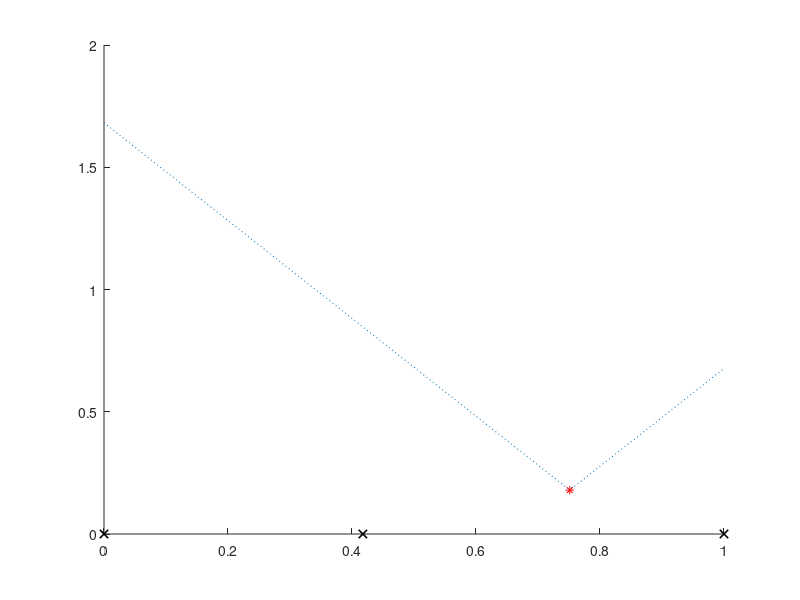

MATLAB code for this plot: (Note: this script raises an error after producing the figure.)
clear all;
close all;
% domain of the problem is x=[0,1], with sensors at positions x=0,1 and one
% random position in between. The event occurs within x=[0,1].

% The goal is to determine the location of the event.

% We know: 
% - the time the 3 sensors receive a signal.
% - the signal created propagates in both directions (x and -x)
% We do not know:
% -  the propagation velocity of the signal created
% 

% Method: 
% - create an ensemble of events randomly scatterred around the domain (random initial guess).
% - calculate what time these events should reach the sensors.
% - compare measured arrival time (ym) with predicted arrival time (y_pred) for each
% ensemble member
% - calculate kalman gain based on ensemble.
% - update [time, pos, vel] based on gain for each member
% - repeat untill the error: ym - y_pred is minimized.

%% Set parameters
makePlot = true;
%Simulation parameters
nev = 1; nsen = 3; % Please don't try this with >1 event, the code needs to be modified.
ndim = 2;
%Random event
zt= rand(nev,ndim); %true location and time of event, between 0 an 1
%sensor placement
s = [0 (rand-0.5)/4+0.5 1]; % sensor on each edge and one somewhere in between.
%velocity model
v = 0.5; % universal velocity for all events (only 1 now)
% random noise -- 1\%
sig = 0.01;
%arrival
y=abs(zt(:,1)-s)/v+zt(:,2)+randn(nev,nsen)*sig; % arrival time at each sensor
disp(y)

xvec = linspace(0,1,100);

% plot locations sensors and true event
figure;
hold on
plot(s,zeros(3),'kx')
plot(zt(1),zt(2),'r*')
plot(xvec,abs(xvec-zt(1))/v+zt(2),':')
xline(s,'--')
xlim([-0.1 1.1])
ylim([0 1.1])
title('sensor locations and true event')
xlabel('x')
ylabel('t')

%% Ensemble method to find event
% Estimation 
% estimate number of ensemble members to use
nens = nsen*nev*ndim/sqrt(sig); % This is a kludge

z = [rand(nev,ndim,nens)]; % create ensemble of events randomly scattered around the domain in time and position.
vens=rand(1,nens); % also give them all their own random velocity, as we assume the velocity is unknown.
esprev = 0; %  initialize variance over the ensemble
des = inf; % initialize error, delta_e sample
jj = 1;

if(makePlot==true)
    figure;
    hold on
    plot(s,zeros(3),'kx')
    plot(zt(1),zt(2),'r*')
    xline(s,'--')
    xlim([-0.1 1.1])
    ylim([0 1.1])
    title('true event and ensemble')
    xlabel('x')
    ylabel('t')
    aa = axis;
end
    

while(jj<100 && max(abs(des))>1e-4) % need better convergence criterion. Now: loop for maximum 100, and while error is higher than 1e-4
   if(makePlot==true)
         z_pos = reshape(z(1,1,:),1,[]);
         z_time = reshape(z(1,2,:),1,[]);
         plot(z_pos, z_time,'.b')
         axis(aa)
         pause(1)
         drawnow
    end
    Z = [reshape(z,[nev*ndim nens]);vens]; % 3x60 matrix, for each ensemble member have: [pos, time, velocity]
    dZ = Z - mean(Z,2); % subtract ensemble mean
    
    Yh = ttModel(z,vens,s); % Arrival time at each sensor for each ensemble member using a model for propagation ( so size is 3xnens)
    dYh = Yh - mean(Yh,2); % subtract ensemble mean
    
    Czy = (dZ*dYh')/(nens -1 ); % Cross variance dZ and dY (3x3 matrix)
    Cyy  = cov(Yh');  %(3x3 matrix)
    
    G = Czy*pinv(Cyy + sig^2*eye(nsen)); %Kalman Gain, inefficient approach. (3x3 matrix)
    errv = (y' - Yh); % y wasn't perturbed. Difference between measured arrival time and predicted arrival time of each ensemble member
    zup = G*errv; % update z. 3x60 matrix. delta step to update [pos, time, velocity] for each ensemble member
    
    % use continued variance reduction as criterion
    % If all the ensemble members converge to one location (the answer we
    % are looking for), then the variance over the ensemble members will decrease
    es = var(zup,[],2);  %(1x3) matrix, variance for [pos, time, velocity]
    des = es - esprev; % delta variance:
    esprev = es; % store the variance of this step so we can compare with the next.
    
    %update
    Z = Z + zup; % update [pos, time, velocity] for each ensemble member
    % store [pos, time] and % vel separately
    z = reshape(Z(1:2,:),nev,ndim,nens); % get first to entries from Z [pos, time] and store as z
    vens = Z(3,:); % write velocity to separate vector
    %iterate
    jj = jj+1;
end
%answer
[mean(Z,2) [zt';v]]
disp(jj)



function y = ttModel(z,vens,s) % gives a (3xnens) output
for i = 1:size(z,3)
    y(:,i) = abs(z(:,1,i)-s)./vens(i)+z(:,2,i);
    % y = abs(x - s)/v + t
    %% for the other approach
    % [sgn(x-s)/v        0        0; ...
    %  0          -abs(x-s)/v^2   0;...
    %  0                 0        1]
end
end